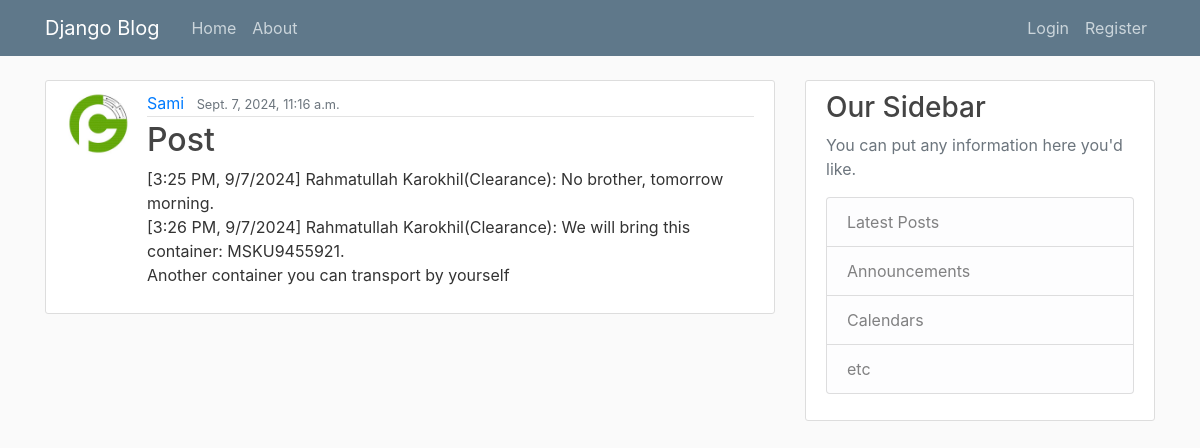
The app's page /post/14/ with its own data.
### blog/models.py (models this page shows, shortened)
class Post(models.Model):
    title = models.CharField(max_length=100)
    content = models.TextField()
    date_posted = models.DateTimeField(default=timezone.now)
    author = models.ForeignKey(User, on_delete=models.CASCADE)

### blog/views.py (the view)
# urls.py: path('post/<int:pk>/', PostDetailView.as_view(), name='post-detail'),
class PostDetailView(DetailView):
    model = Post

### blog/templates/blog/post_detail.html (shortened to what this page needs)
{% extends "blog/base.html" %}
{% block content %}
    <article class="media content-section">
        <img class="rounded-circle article-img" src="{{ object.author.profile.image.url }}" alt="">
        <div class="media-body">
        <div class="article-metadata">
            <a class="mr-2" href="{% url 'user-posts' object.author.username %}">{{ object.author }}</a>
            <small class="text-muted">{{ object.date_posted }}</small>
        </div>
        <h2 class="article-title">{{ object.title }}</h2>
        <p class="article-content">{{ object.content }}</p>
        </div>
    </article>
{% endblock content %}

### blog/static/blog/main.css (style rules this page uses)
body { background: #fafafa; color: #333333; margin-top: 5rem; }
h1, h2, h3, h4, h5, h6 { color: #444444; }
.content-section { background: #ffffff; padding: 10px 20px; border: 1px solid #dddddd; border-radius: 3px; margin-bottom: 20px; }
.article-title { color: #444444; }
.article-content { white-space: pre-line; }
.article-img { height: 65px; width: 65px; margin-right: 16px; }
.article-metadata { padding-bottom: 1px; margin-bottom: 4px; border-bottom: 1px solid #e3e3e3; }

### records on screen
Post: author "Sami", date_posted "Sept. 7, 2024, 11:16 a.m.", title "Post", content "[3:25 PM, 9/7/2024] Rahmatullah Karokhil(Clearance): No brother, tomorrow morning. [3:26 PM, 9/7/2024] Rahmatullah Karokhil(Clearance): We will bring this container: MSKU9455921. Another container you can transport by yourself"
